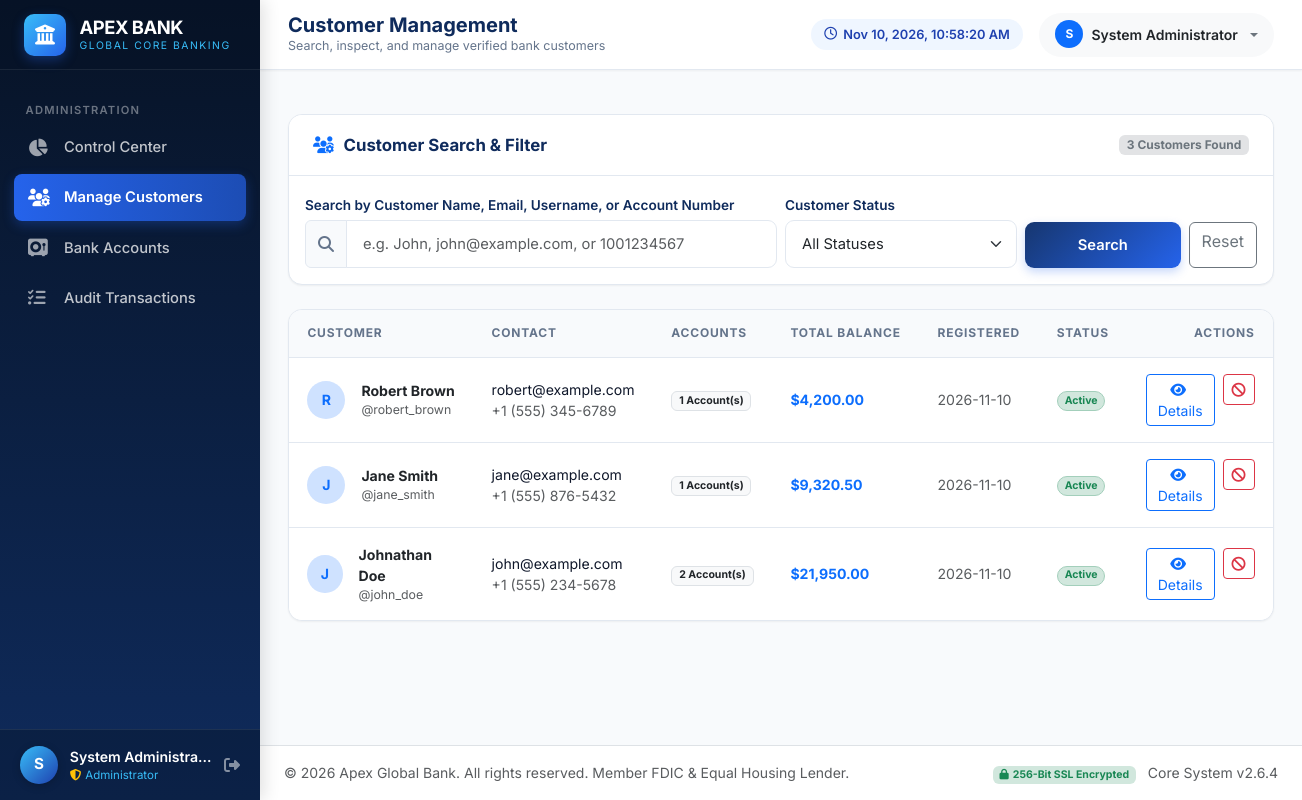
The page /admin/customers (signed in) on the database its author committed.
### models.py (models this page shows, shortened)
class User(db.Model):
    __tablename__ = 'users'
    id = db.Column(db.Integer, primary_key=True)
    username = db.Column(db.String(50), unique=True, nullable=False, index=True)
    email = db.Column(db.String(120), unique=True, nullable=False, index=True)
    password_hash = db.Column(db.String(255), nullable=False)
    full_name = db.Column(db.String(100), nullable=False)
    phone = db.Column(db.String(20), nullable=True)
    address = db.Column(db.String(255), nullable=True)
    role = db.Column(db.String(20), nullable=False, default='customer')  # 'customer' or 'admin'
    is_active = db.Column(db.Boolean, default=True)
    created_at = db.Column(db.DateTime, default=utc_now)
    accounts = db.relationship('Account', backref='user', lazy=True, cascade='all, delete-orphan')
    notifications = db.relationship('Notification', backref='user', lazy=True, cascade='all, delete-orphan')
    @property
    def total_balance(self):
        return sum([Decimal(str(acc.balance)) for acc in self.accounts], Decimal('0.00'))

class Account(db.Model):
    __tablename__ = 'accounts'
    id = db.Column(db.Integer, primary_key=True)
    user_id = db.Column(db.Integer, db.ForeignKey('users.id'), nullable=False)
    account_number = db.Column(db.String(20), unique=True, nullable=False, index=True)
    account_type = db.Column(db.String(20), nullable=False, default='Savings')  # 'Savings' or 'Current'
    balance = db.Column(db.Numeric(15, 2), nullable=False, default=Decimal('0.00'))
    status = db.Column(db.String(20), nullable=False, default='Active')  # 'Active', 'Inactive', 'Suspended'
    created_at = db.Column(db.DateTime, default=utc_now)
    transactions = db.relationship('Transaction', backref='account', lazy=True, cascade='all, delete-orphan', order_by='desc(Transaction.timestamp)')

### routes/admin_routes.py (the view, shortened to what this page needs)
@admin_bp.route('/customers')
@admin_required
def customers():
    search_query = request.args.get('q', '').strip()
    status_filter = request.args.get('status', '')
    query = User.query.filter_by(role='customer')
    if status_filter == 'active':
        query = query.filter_by(is_active=True)
    elif status_filter == 'inactive':
        query = query.filter_by(is_active=False)
    customers_list = query.order_by(User.created_at.desc()).all()
    return render_template(
        'admin/customers.html',
        customers=customers_list,
        search_query=search_query,
        status_filter=status_filter
    )

### templates/admin/customers.html (shortened to what this page needs)
{% extends "base.html" %}
{% block page_title %}Customer Management{% endblock %}
{% block page_subtitle %}Search, inspect, and manage verified bank customers{% endblock %}
{% block content %}
<div class="bank-card mb-4">
  <div class="bank-card-header">
    <h3 class="bank-card-title">
      <i class="fa-solid fa-users-gear text-primary"></i> Customer Search & Filter
    </h3>
    <span class="badge bg-secondary-subtle text-secondary">{{ customers|length }} Customers Found</span>
  </div>
  <div class="bank-card-body p-3">
    <form method="GET" action="{{ url_for('admin.customers') }}" class="row g-2 align-items-end">
      <div class="col-md-6">
        <label class="form-label small mb-1" for="q">Search by Customer Name, Email, Username, or Account Number</label>
        <div class="input-group">
          <span class="input-group-text"><i class="fa-solid fa-magnifying-glass"></i></span>
          <input type="text" class="form-control" id="q" name="q" value="{{ search_query }}" placeholder="e.g. John, john@example.com, or 1001234567">
        </div>
      </div>
      <div class="col-md-3">
        <label class="form-label small mb-1" for="status">Customer Status</label>
        <select class="form-select" id="status" name="status">
          <option value="">All Statuses</option>
        </select>
      </div>
      <div class="col-md-3 d-flex gap-2">
        <button type="submit" class="btn btn-bank-primary flex-fill">Search</button>
        <a href="{{ url_for('admin.customers') }}" class="btn btn-outline-secondary" title="Reset">Reset</a>
      </div>
    </form>
  </div>
</div>
<div class="bank-card">
  <div class="bank-card-body p-0">
    <div class="bank-table-responsive">
      <table class="bank-table">
        <thead>
          <tr>
            <th>Customer</th>
            <th>Contact</th>
            <th>Accounts</th>
            <th>Total Balance</th>
            <th>Registered</th>
            <th>Status</th>
            <th class="text-end">Actions</th>
          </tr>
        </thead>
        <tbody>
          {% if customers %}
            {% for cust in customers %}
            <tr>
              <td>
                <div class="d-flex align-items-center gap-3">
                  <div class="rounded-circle bg-primary-subtle text-primary fw-bold d-flex align-items-center justify-content-center" style="width: 38px; height: 38px;">
                    {{ cust.full_name[0] }}
                  </div>
                  <div>
                    <a href="{{ url_for('admin.customer_detail', user_id=cust.id) }}" class="fw-bold text-dark text-decoration-none">
                      {{ cust.full_name }}
                    </a>
                    <div class="text-muted small">@{{ cust.username }}</div>
                  </div>
                </div>
              </td>
              <td class="small">
                <div>{{ cust.email }}</div>
                <div class="text-muted">{{ cust.phone or 'No phone' }}</div>
              </td>
              <td>
                <span class="badge bg-light text-dark border">
                  {{ cust.accounts|length }} Account(s)
                </span>
              </td>
              <td>
                <span class="fw-bold text-primary">${{ "{:,.2f}".format(cust.total_balance) }}</span>
              </td>
              <td class="text-muted small">
                {{ cust.created_at.strftime('%Y-%m-%d') }}
              </td>
              <td>
                <span class="badge {% if cust.is_active %}bg-success-subtle text-success border border-success-subtle{% else %}bg-danger-subtle text-danger border border-danger-subtle{% endif %} rounded-pill">
                  {{ 'Active' if cust.is_active else 'Deactivated' }}
                </span>
              </td>
              <td class="text-end">
                <div class="d-inline-flex gap-2">
                  <a href="{{ url_for('admin.customer_detail', user_id=cust.id) }}" class="btn btn-sm btn-outline-primary" title="View Full Details">
                    <i class="fa-solid fa-eye me-1"></i> Details
                  </a>
                  <form method="POST" action="{{ url_for('admin.toggle_customer_status', user_id=cust.id) }}" class="d-inline" onsubmit="return confirm('Change status for {{ cust.full_name }}?');">
                    {% if cust.is_active %}
                    <button type="submit" class="btn btn-sm btn-outline-danger" title="Deactivate Customer">
                      <i class="fa-solid fa-ban"></i>
                    </button>
                    {% else %}
                    <button type="submit" class="btn btn-sm btn-outline-success" title="Activate Customer">
                      <i class="fa-solid fa-check"></i>
                    </button>
                    {% endif %}
                  </form>
                </div>
              </td>
            </tr>
            {% endfor %}
          {% else %}
            <tr>
              <td colspan="7" class="text-center py-5 text-muted">
                No customer records found matching the search criteria.
              </td>
            </tr>
          {% endif %}
        </tbody>
      </table>
    </div>
  </div>
</div>
{% endblock %}

### templates/base.html (shortened to what this page needs)
<!DOCTYPE html>
<html lang="en">
<head>
  <link href="https://cdn.jsdelivr.net/npm/bootstrap@5.3.3/dist/css/bootstrap.min.css" rel="stylesheet">
  <link rel="stylesheet" href="https://cdnjs.cloudflare.com/ajax/libs/font-awesome/6.5.1/css/all.min.css">
  <link rel="stylesheet" href="{{ url_for('static', filename='css/style.css') }}">
</head>
<body>
<div class="app-wrapper">
  {% if session.get('user_id') %}
  <aside class="sidebar">
    <div class="sidebar-brand">
      <div class="brand-icon-box">
        <i class="fa-solid fa-building-columns"></i>
      </div>
      <div>
        <div class="brand-text">APEX BANK</div>
        <span class="brand-subtext">GLOBAL CORE BANKING</span>
      </div>
    </div>
    <div class="sidebar-nav">
      {% if session.get('user_role') == 'admin' %}
        <div class="nav-section-title">Administration</div>
        <div class="sidebar-item">
          <a href="{{ url_for('admin.dashboard') }}" class="sidebar-link {% if request.endpoint == 'admin.dashboard' %}active{% endif %}">
            <i class="fa-solid fa-chart-pie"></i> Control Center
          </a>
        </div>
        <div class="sidebar-item">
          <a href="{{ url_for('admin.customers') }}" class="sidebar-link {% if request.endpoint in ['admin.customers', 'admin.customer_detail'] %}active{% endif %}">
            <i class="fa-solid fa-users-gear"></i> Manage Customers
          </a>
        </div>
        <div class="sidebar-item">
          <a href="{{ url_for('admin.accounts') }}" class="sidebar-link {% if request.endpoint == 'admin.accounts' %}active{% endif %}">
            <i class="fa-solid fa-vault"></i> Bank Accounts
          </a>
        </div>
        <div class="sidebar-item">
          <a href="{{ url_for('admin.transactions') }}" class="sidebar-link {% if request.endpoint == 'admin.transactions' %}active{% endif %}">
            <i class="fa-solid fa-list-check"></i> Audit Transactions
          </a>
        </div>
      {% endif %}
    </div>
    <div class="sidebar-user">
      <div class="sidebar-user-avatar">
        {{ session.get('full_name', 'U')[0] }}
      </div>
      <div class="sidebar-user-info">
        <div class="sidebar-user-name">{{ session.get('full_name') }}</div>
        <div class="sidebar-user-role">
          {% if session.get('user_role') == 'admin' %}
            <i class="fa-solid fa-shield-halved text-warning me-1"></i>Administrator
          {% else %}
            <i class="fa-solid fa-shield-check text-info me-1"></i>Verified Customer
          {% endif %}
        </div>
      </div>
      <a href="{{ url_for('auth.logout') }}" class="text-white-50 hover-text-white ms-2" title="Secure Logout">
        <i class="fa-solid fa-right-from-bracket"></i>
      </a>
    </div>
  </aside>
  {% endif %}
  <div class="main-content {% if not session.get('user_id') %}w-100 ms-0{% endif %}">
    {% if session.get('user_id') %}
    <header class="top-header">
      <div class="d-flex align-items-center">
        <div class="header-title-box">
          <h1>{% block page_title %}Overview{% endblock %}</h1>
          <p>{% block page_subtitle %}Apex Secure Core Banking Platform{% endblock %}</p>
        </div>
      </div>
      <div class="header-actions">
        <div class="header-time-badge d-none d-md-flex">
          <i class="fa-regular fa-clock"></i>
          <span id="liveClock">Loading...</span>
        </div>
        <div class="dropdown">
          <button class="btn btn-outline-secondary dropdown-toggle d-flex align-items-center gap-2 border-0 bg-light py-2 px-3 rounded-pill" type="button" data-bs-toggle="dropdown">
            <span class="badge bg-primary rounded-circle p-2" style="width:28px;height:28px;display:flex;align-items:center;justify-content:center;">
              {{ session.get('full_name', 'U')[0] }}
            </span>
            <span class="d-none d-sm-inline fw-semibold small text-dark">{{ session.get('full_name') }}</span>
          </button>
        </div>
      </div>
    </header>
    {% endif %}
    <div class="container-fluid px-4 pt-3">
    </div>
    <main class="page-container">
      {% block content %}{% endblock %}
    </main>
    {% if session.get('user_id') %}
    <footer class="mt-auto py-3 bg-white border-top text-center text-muted small">
      <div class="container-fluid d-flex flex-column flex-sm-row justify-content-between align-items-center px-4">
        <div>
          &copy; {{ 2026 }} {{ bank_name }}. All rights reserved. Member FDIC & Equal Housing Lender.
        </div>
        <div class="mt-2 mt-sm-0">
          <span class="badge bg-success-subtle text-success me-2"><i class="fa-solid fa-lock me-1"></i>256-Bit SSL Encrypted</span>
          <span class="text-muted">Core System v2.6.4</span>
        </div>
      </div>
    </footer>
    {% endif %}
  </div>
</div>
</body>
</html>

### rows shown on the page
User: get "System Administrator"
User: full_name "R", full_name "Robert Brown", username "robert_brown", email "robert@example.com", phone "+1 (555) 345-6789", accounts|length "1", created_at "2026-11-10", is_active "Active"
Account: total_balance "4,200.00"
User: full_name "J", full_name "Jane Smith", username "jane_smith", email "jane@example.com", phone "+1 (555) 876-5432", accounts|length "1", created_at "2026-11-10", is_active "Active"
Account: total_balance "9,320.50"
User: full_name "J", full_name "Johnathan Doe", username "john_doe", email "john@example.com", phone "+1 (555) 234-5678", accounts|length "2", created_at "2026-11-10", is_active "Active"
Account: total_balance "21,950.00"

### other values the page prints
{{ session.get('full_name', 'U')[0] }} "S"
{{ customers|length }} "3"
{{ 2026 }} "2026"
{{ bank_name }} "Apex Global Bank"
